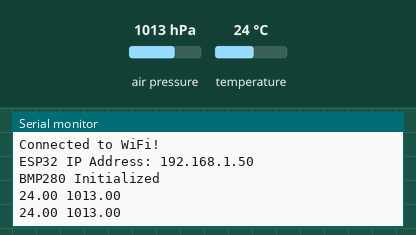
A sketch run on a simulated ESP32. On the bench: the last lines printed to the serial monitor. Inputs (shaded band) come from the test bench; at power-on: air pressure 1013 hPa, temperature 24 °C. WiFi joins after 1.5 s; servers stay silent unless stated.

Above: at 2.7 s.
2.8 s: air pressure set to 952 hPa
At 4.0 s:
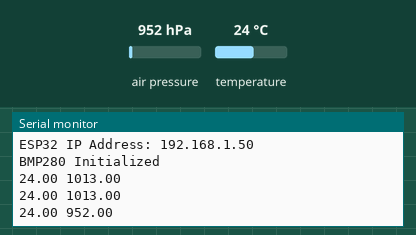
4.3 s: temperature set to 12 °C
At 5.3 s:
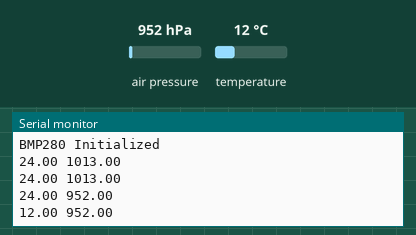
5.8 s: air pressure set to 975 hPa
At 7.3 s:
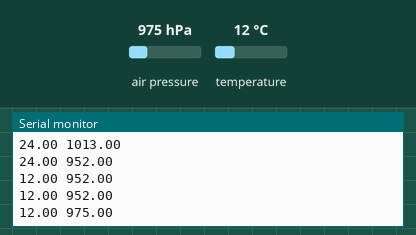
Timing chart, 0 to 8.8 s (numbered marks = the images above; inputs shaded):
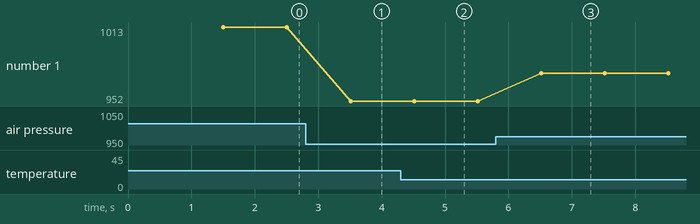

Measured:
- after the input at 2.8 s, the serial monitor: prints a new line after 0.71 s (image 1)
- after the input at 4.3 s, the serial monitor: prints a new line after 0.21 s (image 2)
- after the input at 5.8 s, the serial monitor: prints a new line after 0.72 s (image 3)
- plotted number 1: 1013 → 952 after the input at 2.8 s, 952 → 975 after the input at 5.8 s

The sketch:

bme280.ino
```cpp
#include <Wire.h>
#include <Adafruit_Sensor.h>
#include <Adafruit_BMP280.h>  // Use Adafruit_BME280.h if using BME280
#include <WiFi.h>
#include <WebServer.h>

const char* ssid = "Tars";
const char* password = "sam_1983";

Adafruit_BMP280 bmp; // Use Adafruit_BME280 if using BME280
WebServer server(80);

// Function to serve web page
void handleRoot() {
    String page = "<html><head><title>ESP32 Weather Station</title>"
    "<style>body {text-align: center; font-family: Arial;}</style></head><body>"
    "<h2>ESP32 BMP280 Sensor</h2>"
    "<p>Temperature: " + String(bmp.readTemperature()) + " °C</p>"
    "<p>Pressure: " + String(bmp.readPressure() / 100.0) + " hPa</p>";

    #ifdef USE_BME280  // If using BME280 for humidity
        page += "<p>Humidity: " + String(bmp.readHumidity()) + " %</p>";
    #endif

    page += "</body></html>";
    server.send(200, "text/html", page);
}

void setup() {
    Serial.begin(115200);
    Wire.begin();

    Serial.print("Connecting to WiFi");
    WiFi.begin(ssid, password);
    while (WiFi.status() != WL_CONNECTED) {
        delay(500);
        Serial.print(".");
    }
    Serial.println("\nConnected to WiFi!");
    Serial.print("ESP32 IP Address: ");
    Serial.println(WiFi.localIP());

    if (!bmp.begin(0x76)) { // BMP280/BME280 default I2C address
        Serial.println("BMP280 not found! Check wiring.");
        while (1);
    }
    Serial.println("BMP280 Initialized");

    server.on("/", handleRoot);
    server.begin();
}

void loop() {
    server.handleClient();
    Serial.print(bmp.readTemperature());
    Serial.print(" ");
    Serial.print(bmp.readPressure() / 100.0);
    Serial.println();
    delay(1000);
}
```
